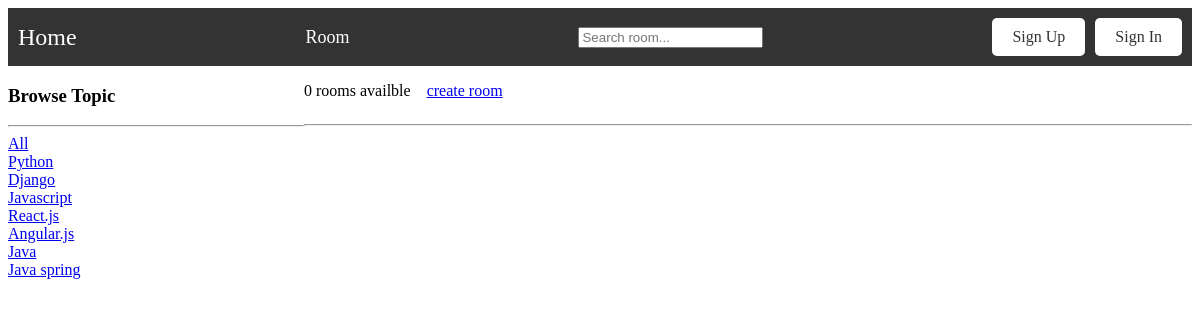
Page /room/?q=Javascript on the committed database.
### main/models.py (models this page shows, shortened)
class Topic(models.Model):
    name = models.CharField(max_length=100)

### main/views.py (the view)
# urls.py: path('room/', views.room, name='room'),
def room(request):
    q = request.GET.get('q') if request.GET.get('q') != None else ''
    rooms = RoomDatabase.objects.filter(
        Q(topic__name__icontains=q) |
        Q(name__icontains=q) |
        Q(description__icontains=q)
    )
    topics = Topic.objects.all()
    room_count = rooms.count()
    dic = {
        "rooms": rooms,
        "topics": topics,
        "room_count": room_count,
    }
    return render(request, 'home/room.html', context=dic)

### templates/home/room.html (shortened to what this page needs)
{%extends 'home/layout.html'%}
{%block content%}
<div class="home_container">
    <div>
        <h3>Browse Topic</h3>
        <hr>
        <div>
            <a href="{%url 'room'%}">All</a>
        </div>
        {%for topic in topics%}
            <div>
                <a href="{%url 'room'%}?q={{topic.name}}">{{topic.name}}</a>
            </div>
        {%endfor%}
    </div>
    <div>
        <div class="top_portion">
            <p>{{room_count}} rooms availble</p>
            <a href="{%url 'create-room'%}">create room</a>
        </div>
        <hr>
    </div>
</div>
{%endblock content%}

### templates/home/room.html (style rules this page uses)
.home_container { display: grid; grid-template-columns: 1fr 3fr; }
.top_portion { display: flex; align-items: center; }
.top_portion p { margin-right: 1rem; }

### rows in the picture
Topic: name "Python"
Topic: name "Django"
Topic: name "Javascript"
Topic: name "React.js"
Topic: name "Angular.js"
Topic: name "Java"
Topic: name "Java spring"

### other values in the picture
{{ room_count }} "0"
